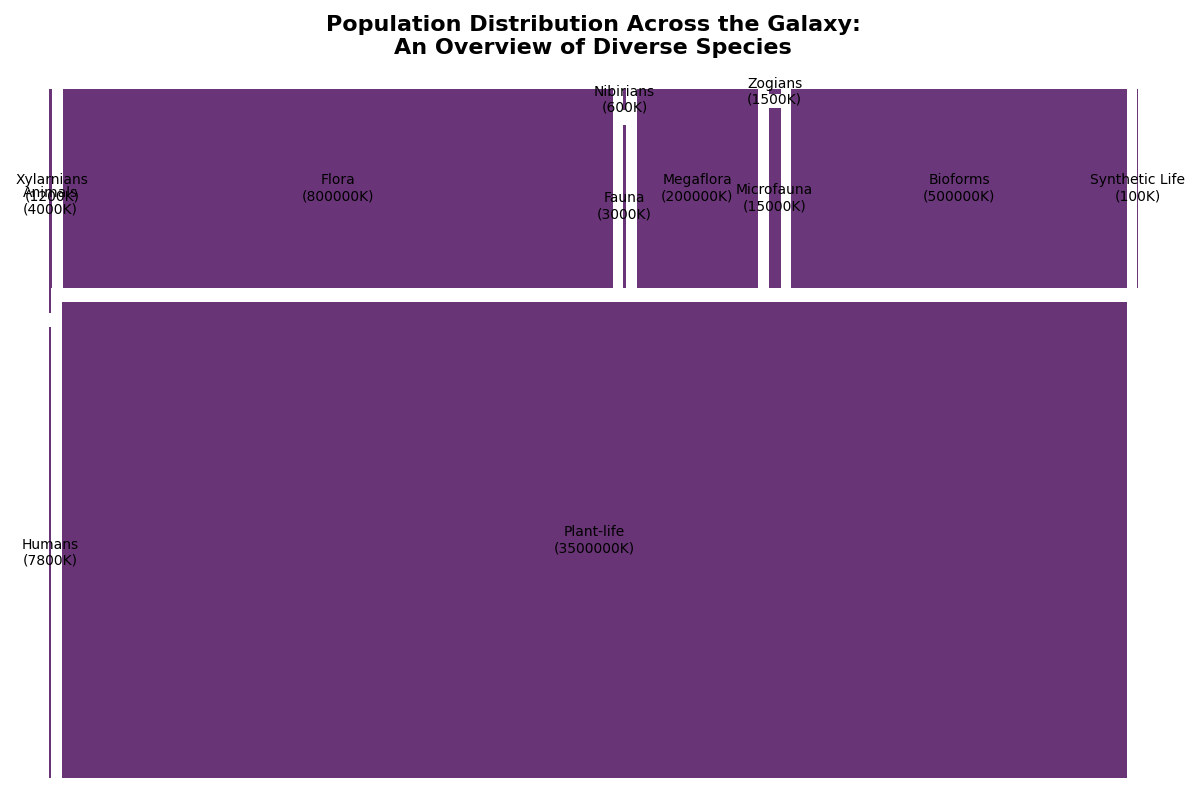

This chart was generated by the following Python code:
import matplotlib.pyplot as plt
import squarify

# Define the fictional universe's population distribution across different species and planets
universe_population = {
    "Planet Earth": {
        "Humans": 7800,
        "Animals": 4000,
        "Plant-life": 3500000
    },
    "Planet Xylarn": {
        "Xylarnians": 1200,
        "Flora": 800000,
        "Fauna": 3000
    },
    "Planet Nibiru": {
        "Nibirians": 600,
        "Megaflora": 200000,
        "Microfauna": 15000
    },
    "Planet Zog": {
        "Zogians": 1500,
        "Bioforms": 500000,
        "Synthetic Life": 100
    }
}

# Prepare data for the tree map
labels = []
sizes = []
colors = []

# Assigning a vibrant color palette
color_palette = plt.cm.viridis.colors

# Loop through each planet and its species to prepare labels, sizes, and colors
planet_index = 0
for planet, species in universe_population.items():
    for spec, population in species.items():
        labels.append(f"{spec}\n({population}K)")
        sizes.append(population)
        colors.append(color_palette[planet_index % len(color_palette)])
    planet_index += 1

# Create the tree map
plt.figure(figsize=(12, 8))
squarify.plot(sizes=sizes, label=labels, color=colors, alpha=0.8, pad=3, text_kwargs={'fontsize': 10})

# Add title and adjust layout
plt.title('Population Distribution Across the Galaxy:\nAn Overview of Diverse Species', fontsize=16, fontweight='bold', pad=20)
plt.axis('off')
plt.tight_layout()

# Show the tree map
plt.show()
